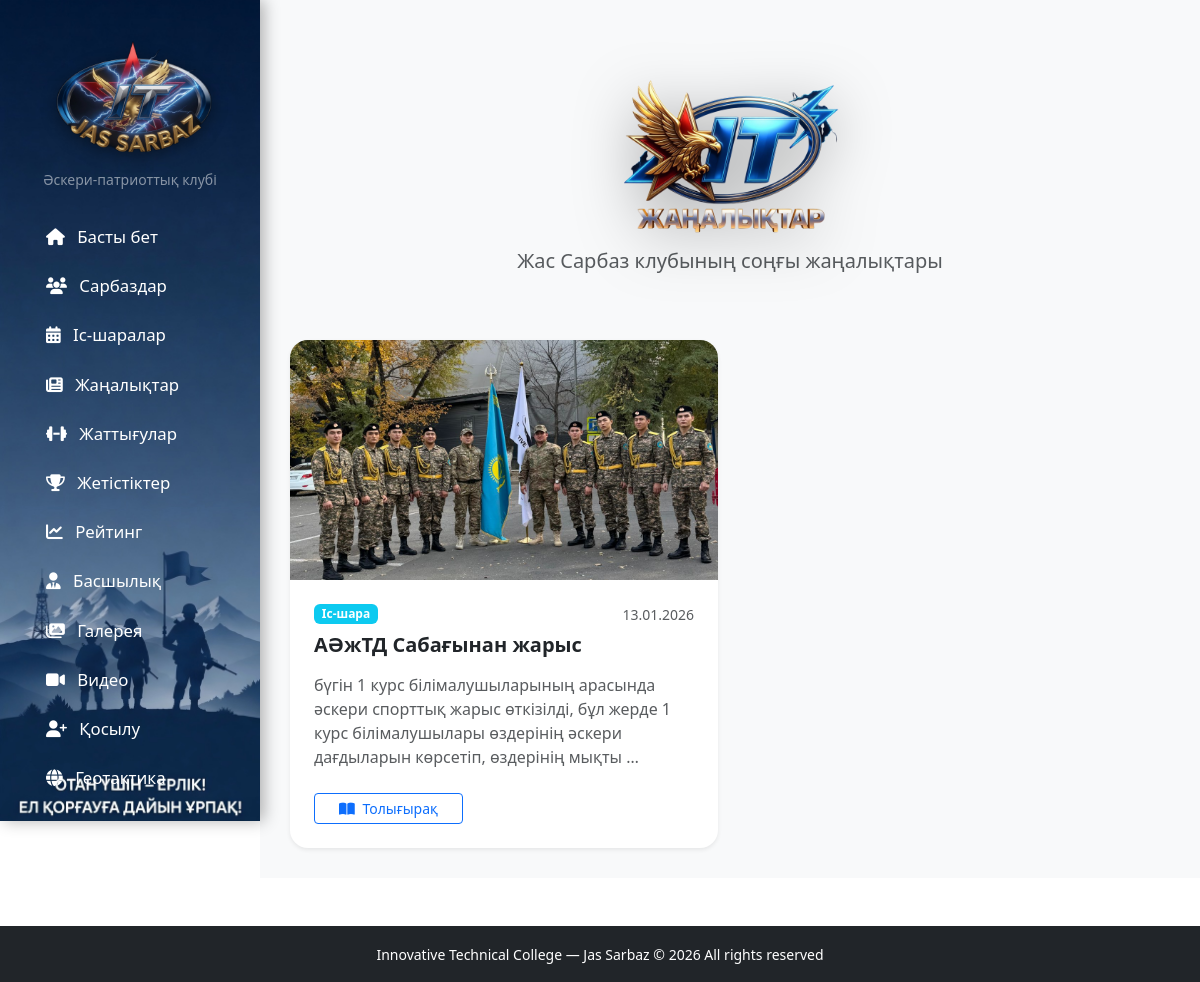
Page /news/ on the committed database.
### core/models.py (models this page shows, shortened)
class News(models.Model):
    CATEGORY_CHOICES = [
        ('general', 'Жалпы'),
        ('training', 'Жаттығу'),
        ('achievement', 'Жетістік'),
        ('event', 'Іс-шара'),
    ]
    title = models.CharField("Тақырып", max_length=200)
    content = models.TextField("Мәтін")
    image = models.ImageField("Сурет", upload_to='news/', null=True, blank=True)
    category = models.CharField("Санат", max_length=20, choices=CATEGORY_CHOICES, default='general')
    date = models.DateTimeField("Жарияланған күні", default=timezone.now)
    is_published = models.BooleanField("Жарияланған", default=True)
    class Meta:
        verbose_name = "Жаңалық"
        verbose_name_plural = "Жаңалықтар"
        ordering = ['-date']

### core/views.py (the view)
# urls.py: path('news/', views.news, name='news'),
def news(request):
    news_list = News.objects.filter(is_published=True).order_by('-date')
    return render(request, 'core/news.html', {'news_list': news_list})

### templates/core/news.html (shortened to what this page needs)
{% extends 'core/base.html' %}
{% load static %}
{% block content %}
<div class="container py-5">
    <div class="text-center mb-2">
    <img src="{% static 'images/news.png' %}"
         alt="Жаңалықтар"
         style="max-height: 160px; filter: drop-shadow(0 10px 30px rgba(0,0,0,0.3));">
    </div>
        <p class="text-muted fs-5 text-center">Жас Сарбаз клубының соңғы жаңалықтары</p>
    </div>
    {% if news_list %}
        <div class="row g-4">
            {% for news in news_list %}
            <div class="col-lg-6">
                <div class="card border-0 shadow-sm h-100 news-card" style="border-radius: 18px; overflow: hidden; transition: transform 0.3s ease;">
                    {% if news.image %}
                        <img src="{{ news.image.url }}" class="card-img-top" style="height: 240px; object-fit: cover;">
                    {% else %}
                        <div class="card-img-top bg-light d-flex align-items-center justify-content-center" style="height: 240px;">
                            <i class="fas fa-newspaper fa-4x text-muted"></i>
                        </div>
                    {% endif %}
                    <div class="card-body p-4">
                        <div class="d-flex justify-content-between align-items-start mb-2">
                            <span class="badge
                                {% if news.category == 'general' %}bg-primary
                                {% elif news.category == 'training' %}bg-success
                                {% elif news.category == 'achievement' %}bg-warning text-dark
                                {% else %}bg-info{% endif %}">
                                {{ news.get_category_display }}
                            </span>
                            <small class="text-muted">{{ news.date|date:"d.m.Y" }}</small>
                        </div>
                        <h5 class="fw-bold mb-3">{{ news.title }}</h5>
                        <p class="text-muted mb-4">{{ news.content|truncatechars:160 }}</p>
                        <button onclick="showNewsModal({{ forloop.counter0 }})"
                                class="btn btn-outline-primary btn-sm px-4">
                            <i class="fas fa-book-open me-1"></i> Толығырақ
                        </button>
                    </div>
                </div>
            </div>
            {% endfor %}
        </div>
    {% else %}
        <div class="text-center py-5">
            <i class="fas fa-newspaper fa-4x text-muted mb-3"></i>
            <h5 class="text-muted">Әлі жаңалықтар жоқ</h5>
        </div>
    {% endif %}
</div>
{% endblock %}

### rows in the picture
News: image (picture), category "Іс-шара", date "13.01.2026", title "АӘжТД Сабағынан жарыс", content "бүгін 1 курс білімалушыларының арасында әскери спорттық жарыс өткізілді, бұл жерде 1 курс білімалушылары өздерінің әскери дағдыларын көрсетіп, өздерінің мықты …"
